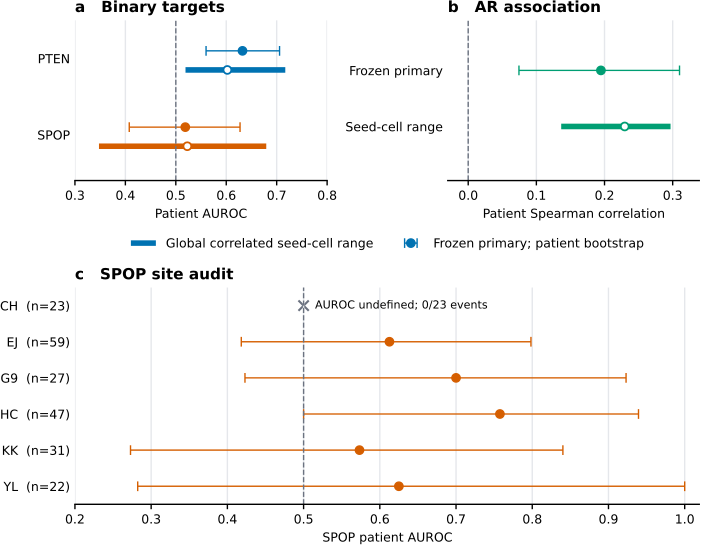

Write Python code to recreate this figure.
"""Render target-specific molecular qualification summaries from saved CSV data."""
from __future__ import annotations

import argparse
from collections.abc import Sequence
from pathlib import Path

import matplotlib

matplotlib.use("Agg")
import matplotlib.pyplot as plt
import numpy as np
import pandas as pd

from paper.figures.style import (
    COLORBLIND_SAFE_PALETTE,
    DOUBLE_COLUMN_MM,
    PANEL_FONT_PT,
    apply_journal_style,
    figure_size,
    save_vector_figure,
)


ROOT = Path(__file__).resolve().parents[2]
DEFAULT_SOURCE = ROOT / "paper/figure_data/fig3_molecular_qualification.csv"
DEFAULT_OUTPUT = Path(__file__).with_suffix(".pdf")
FIGURE_WIDTH_MM = DOUBLE_COLUMN_MM
SITES = ("CH", "EJ", "G9", "HC", "KK", "YL")
EXPECTED_KEYS = {
    "pten:frozen_primary", "pten:configuration_summary",
    "spop:frozen_primary", "spop:configuration_summary",
    "ar:frozen_primary", "ar:configuration_summary",
} | {f"spop:site:{site}" for site in SITES}
GLOBAL_SEED_CELL_RANGE_TYPE = "global_correlated_seed_cell_range"
REQUIRED_COLUMNS = {
    "semantic_key", "target", "component", "cohort", "encoder", "metric",
    "analysis_unit", "patient_denominator", "event_count", "null_value",
    "primary_estimate", "interval_low", "interval_high", "interval_type",
    "range_low", "range_high", "n_correlated_cells", "evidence_state",
    "missingness_status", "missingness_detail", "source_path", "source_field",
}


def load_sources(source_paths: Sequence[Path]) -> tuple[pd.DataFrame]:
    """Load and validate all target, interval, range, and missingness groups."""
    if len(source_paths) != 1:
        raise ValueError("Figure 3 requires exactly one source CSV")
    frame = pd.read_csv(Path(source_paths[0]))
    missing = REQUIRED_COLUMNS - set(frame.columns)
    if missing:
        raise ValueError(f"Figure 3 missing required columns: {sorted(missing)}")
    if frame["semantic_key"].isna().any() or frame["semantic_key"].duplicated().any():
        raise ValueError("Figure 3 semantic_key values must be present and unique")
    if set(frame["semantic_key"]) != EXPECTED_KEYS:
        raise ValueError("Figure 3 semantic keys do not match the frozen target/site groups")
    if set(frame["target"]) != {"PTEN", "SPOP", "AR"}:
        raise ValueError("Figure 3 requires PTEN, SPOP, and AR target groups")
    if set(frame["component"]) != {"frozen_primary", "configuration_summary", "site_audit"}:
        raise ValueError("Figure 3 component groups do not reconcile")
    for column in ("patient_denominator", "null_value", "primary_estimate",
                   "n_correlated_cells"):
        values = pd.to_numeric(frame[column], errors="coerce").to_numpy(float)
        if not np.isfinite(values).all():
            raise ValueError(f"Figure 3 {column} must be finite")
    if (pd.to_numeric(frame["patient_denominator"]) <= 0).any():
        raise ValueError("Figure 3 patient denominators must be positive")
    raw_interval_low = frame["interval_low"]
    raw_interval_high = frame["interval_high"]
    interval_low_present = (
        raw_interval_low.notna() & raw_interval_low.astype(str).str.strip().ne("")
    )
    interval_high_present = (
        raw_interval_high.notna() & raw_interval_high.astype(str).str.strip().ne("")
    )
    if interval_low_present.ne(interval_high_present).any():
        raise ValueError("Figure 3 interval bounds must be paired")
    interval_low = pd.to_numeric(raw_interval_low, errors="coerce")
    interval_high = pd.to_numeric(raw_interval_high, errors="coerce")
    if ((interval_low_present & ~np.isfinite(interval_low)) |
            (interval_high_present & ~np.isfinite(interval_high))).any():
        raise ValueError("Figure 3 populated interval bounds must be finite numeric values")
    undefined = frame["missingness_status"].eq("primary_metric_undefined")
    interval_applicable = frame["component"].eq("frozen_primary") | (
        frame["component"].eq("site_audit") & ~undefined
    )
    if interval_low_present.ne(interval_applicable).any():
        raise ValueError("Figure 3 interval missingness disagrees with applicability")
    estimate = pd.to_numeric(frame["primary_estimate"])
    if (interval_low[interval_applicable] > estimate[interval_applicable]).any() or (
        interval_high[interval_applicable] < estimate[interval_applicable]
    ).any():
        raise ValueError("Figure 3 intervals must contain their estimates")
    ranged = frame["component"].eq("configuration_summary")
    if not frame.loc[ranged, "interval_type"].astype(str).eq(
        GLOBAL_SEED_CELL_RANGE_TYPE
    ).all():
        raise ValueError(
            "Figure 3 configuration summaries require the global correlated "
            "seed-cell range type"
        )
    raw_range_low = frame["range_low"]
    raw_range_high = frame["range_high"]
    range_low_present = raw_range_low.notna() & raw_range_low.astype(str).str.strip().ne("")
    range_high_present = raw_range_high.notna() & raw_range_high.astype(str).str.strip().ne("")
    if range_low_present.ne(range_high_present).any():
        raise ValueError("Figure 3 range bounds must be paired")
    range_low = pd.to_numeric(raw_range_low, errors="coerce")
    range_high = pd.to_numeric(raw_range_high, errors="coerce")
    if ((range_low_present & ~np.isfinite(range_low)) |
            (range_high_present & ~np.isfinite(range_high))).any():
        raise ValueError("Figure 3 populated range bounds must be finite numeric values")
    if range_low_present.ne(ranged).any():
        raise ValueError("Figure 3 range missingness disagrees with component")
    if (range_low[ranged] > estimate[ranged]).any() or (
        range_high[ranged] < estimate[ranged]
    ).any():
        raise ValueError("Figure 3 global seed-cell ranges must contain their summaries")
    if set(frame.loc[undefined, "semantic_key"]) != {"spop:site:CH"}:
        raise ValueError("Figure 3 undefined primary metric must be explicit for SPOP site CH")
    for column in ("interval_type", "evidence_state", "missingness_status",
                   "missingness_detail", "source_path", "source_field"):
        if frame[column].isna().any() or frame[column].astype(str).str.strip().eq("").any():
            raise ValueError(f"Figure 3 {column} must be explicitly populated")
    return (frame.reset_index(drop=True),)


def _errorbar(axis, row: pd.Series, y: float, color: str, label: str | None = None) -> None:
    estimate = float(row.primary_estimate)
    axis.errorbar(
        estimate, y,
        xerr=[[estimate - float(row.interval_low)], [float(row.interval_high) - estimate]],
        fmt="o", color=color, markersize=6, capsize=3.5, label=label,
    )


def render(source_paths: Sequence[Path], output_pdf: Path) -> None:
    """Render AUROC, correlation, and SPOP site evidence on separate axes."""
    (frame,) = load_sources(source_paths)
    apply_journal_style()
    fig = plt.figure(figsize=figure_size(FIGURE_WIDTH_MM, 0.78), constrained_layout=True)
    grid = fig.add_gridspec(3, 2, height_ratios=(0.85, 0.16, 1.15))
    axis_a = fig.add_subplot(grid[0, 0])
    axis_b = fig.add_subplot(grid[0, 1])
    legend_axis = fig.add_subplot(grid[1, :])
    axis_c = fig.add_subplot(grid[2, :])

    for y, target, color in ((0, "PTEN", COLORBLIND_SAFE_PALETTE[0]),
                             (1, "SPOP", COLORBLIND_SAFE_PALETTE[1])):
        primary = frame[(frame.target == target) & (frame.component == "frozen_primary")].iloc[0]
        summary = frame[(frame.target == target) &
                        (frame.component == "configuration_summary")].iloc[0]
        _errorbar(axis_a, primary, y - 0.10, color,
                  "Frozen primary; patient bootstrap" if y == 0 else None)
        axis_a.plot([summary.range_low, summary.range_high], [y + 0.15, y + 0.15],
                    color=color, linewidth=4, solid_capstyle="butt",
                    label="Global correlated seed-cell range" if y == 0 else None)
        axis_a.scatter(float(summary.primary_estimate), y + 0.15, color="white",
                       edgecolor=color, linewidth=1.3, s=32, zorder=3)
    axis_a.axvline(0.5, color="#6B7280", linestyle="--")
    axis_a.set_yticks([0, 1], ["PTEN", "SPOP"])
    axis_a.set_xlabel("Patient AUROC")
    axis_a.set_xlim(0.30, 0.80)
    axis_a.set_ylim(1.6, -0.5)
    axis_a.set_title("a   Binary targets", loc="left", fontweight="bold")

    ar_primary = frame[(frame.target == "AR") & (frame.component == "frozen_primary")].iloc[0]
    ar_summary = frame[(frame.target == "AR") &
                       (frame.component == "configuration_summary")].iloc[0]
    _errorbar(axis_b, ar_primary, 0.0, COLORBLIND_SAFE_PALETTE[2])
    axis_b.plot([ar_summary.range_low, ar_summary.range_high], [0.28, 0.28],
                color=COLORBLIND_SAFE_PALETTE[2], linewidth=4, solid_capstyle="butt")
    axis_b.scatter(float(ar_summary.primary_estimate), 0.28, color="white",
                   edgecolor=COLORBLIND_SAFE_PALETTE[2], linewidth=1.3, s=32, zorder=3)
    axis_b.axvline(0.0, color="#6B7280", linestyle="--")
    axis_b.set_yticks([0.0, 0.28], ["Frozen primary", "Seed-cell range"])
    axis_b.set_xlabel("Patient Spearman correlation")
    axis_b.set_xlim(-0.03, 0.34)
    axis_b.set_ylim(0.55, -0.25)
    axis_b.set_title("b   AR association", loc="left", fontweight="bold")

    handles, labels = axis_a.get_legend_handles_labels()
    legend_axis.axis("off")
    legend_axis.legend(handles, labels, frameon=False, loc="center", ncol=2)

    sites = frame[frame.component == "site_audit"].set_index(
        frame.loc[frame.component == "site_audit", "semantic_key"].str.rsplit(":", n=1).str[-1]
    )
    y = np.arange(len(SITES))
    for index, site in enumerate(SITES):
        row = sites.loc[site]
        if row.metric == "patient_auroc":
            _errorbar(axis_c, row, index, COLORBLIND_SAFE_PALETTE[1])
        else:
            axis_c.scatter(0.5, index, marker="x", s=55, color=COLORBLIND_SAFE_PALETTE[3],
                           linewidth=1.5)
            axis_c.text(0.515, index, "AUROC undefined; 0/23 events", va="center")
    axis_c.axvline(0.5, color="#6B7280", linestyle="--")
    axis_c.set_yticks(y, [f"{site}  (n={int(sites.loc[site].patient_denominator)})"
                         for site in SITES])
    axis_c.set_xlabel("SPOP patient AUROC")
    axis_c.set_xlim(0.20, 1.02)
    axis_c.set_ylim(len(SITES) - 0.5, -0.5)
    axis_c.set_title("c   SPOP site audit", loc="left", fontweight="bold")

    for axis in (axis_a, axis_b, axis_c):
        axis.grid(axis="x", color="#E5E7EB")
        axis.spines[["top", "right", "left"]].set_visible(False)
        axis.tick_params(axis="y", length=0)
    save_vector_figure(fig, Path(output_pdf))


def main() -> None:
    parser = argparse.ArgumentParser(description=__doc__)
    parser.add_argument("--source", type=Path, default=DEFAULT_SOURCE)
    parser.add_argument("--output", type=Path, default=DEFAULT_OUTPUT)
    args = parser.parse_args()
    render((args.source,), args.output)


if __name__ == "__main__":
    main()
